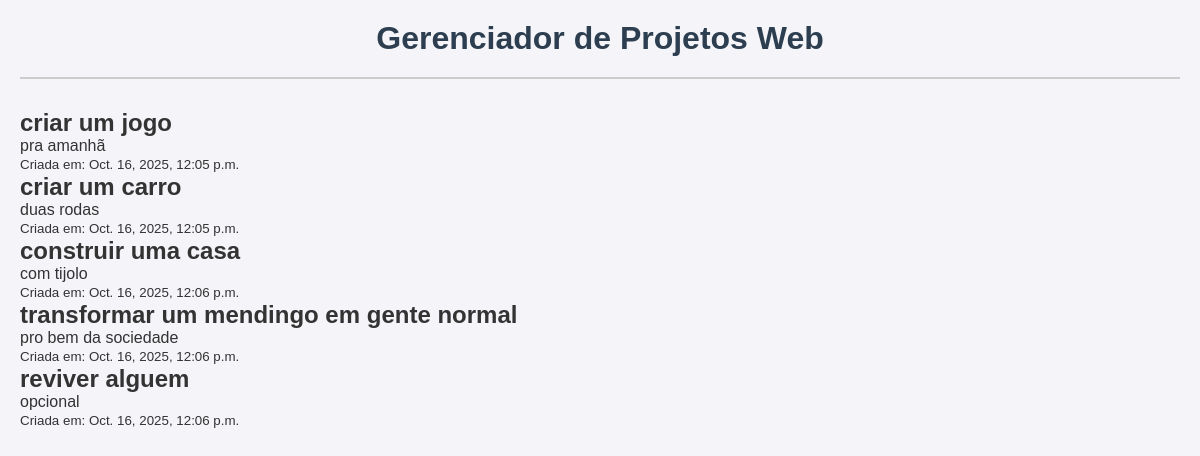
The app's page /projetos/ with its own data.
### projetos/models.py (models this page shows, shortened)
class Projeto(models.Model):
    nome = models.CharField (max_length = 200)
    descricao = models.TextField (blank = True, null = True)
    data_criacao = models.DateTimeField(auto_now_add = True)

### projetos/views.py (the view)
# urls.py: path('',views.listar_projetos, name = 'listar_projetos'),
def listar_projetos(request):
    projetos_salvos = Projeto.objects.all()
    contexto = {
        'meus_projetos': projetos_salvos
    }
    return render(request, 'projetos/lista.html', contexto)

### projetos/templates/projetos/lista.html (shortened to what this page needs)
<!DOCTYPE html>
<html lang="pt~br">
<head>
    {% load static %}
    <link rel="stylesheet" href="{% static 'lista/lista.css' %}">
</head>
<body>
    <h1>Gerenciador de Projetos Web</h1>
    <hr>
    {% for projeto in meus_projetos %}
      <div>
            <h2><a>{{ projeto.nome }}</a></h2>
            <p>{{ projeto.descricao }}</p>
            <small>Criada em: {{ projeto.data_criacao }}</small>
      </div>
 {% empty %}
     <p>Nenhum projeto  cadastrado ainda. Adicione algumas no <a href="/admin/">Admin</a>!</p>/
{% endfor %}
</body>
</html>

### tarefas/static/lista/lista.css (style rules this page uses)
body, h1, h2, p, small { margin: 0; padding: 0; box-sizing: border-box; }
body { font-family: Arial, sans-serif; background-color: #f4f4f9; color: #333; padding: 20px; }
h1 { text-align: center; margin-bottom: 20px; color: #2c3e50; }
hr { margin-bottom: 30px; border: none; height: 2px; background-color: #ccc; }

### records on screen
Projeto: nome "criar um jogo", descricao "pra amanhã", data_criacao "Oct. 16, 2025, 12:05 p.m."
Projeto: nome "criar um carro", descricao "duas rodas", data_criacao "Oct. 16, 2025, 12:05 p.m."
Projeto: nome "construir uma casa", descricao "com tijolo", data_criacao "Oct. 16, 2025, 12:06 p.m."
Projeto: nome "transformar um mendingo em gente normal", descricao "pro bem da sociedade", data_criacao "Oct. 16, 2025, 12:06 p.m."
Projeto: nome "reviver alguem", descricao "opcional", data_criacao "Oct. 16, 2025, 12:06 p.m."
